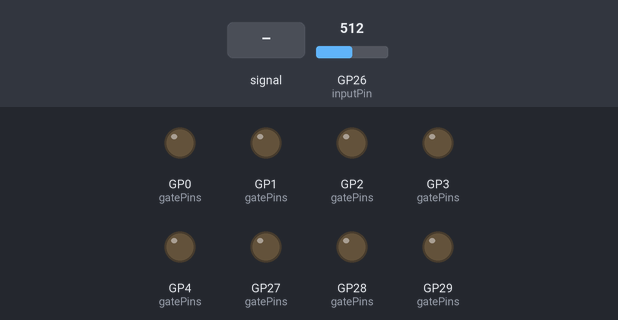
Bench run of a sketch on a simulated Raspberry Pi Pico. On the bench: output pins drawn as LEDs (lit = HIGH). Dashed ring = blinking. Inputs (shaded band) come from the test bench; at power-on: GP26 (inputPin) = 512. What the sketch prints to the serial monitor is not drawn.

Above: at 1.2 s.
1.3 s: GP26 (inputPin) fed a 200 Hz sine of ±81 counts around its level
At 2.2 s:
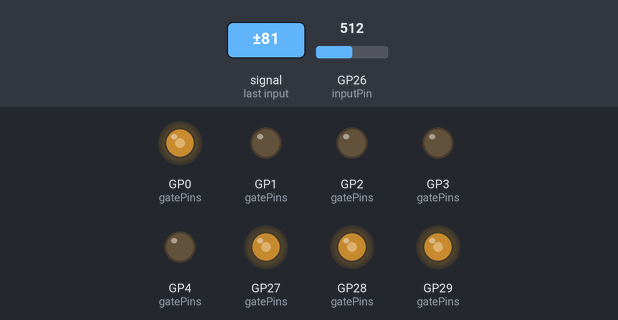
2.8 s: GP26 (inputPin) set to 716
At 3.6 s:
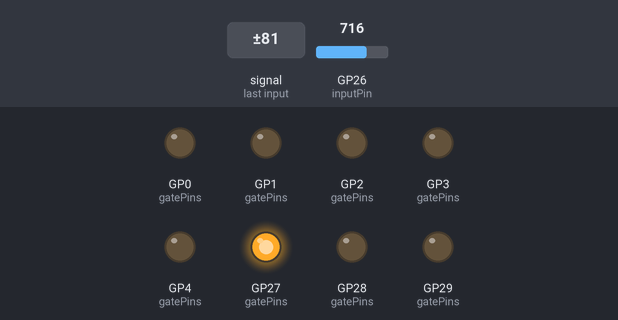
4.3 s: GP26 (inputPin) fed a 1000 Hz sine of ±255 counts around its level
At 5.0 s:
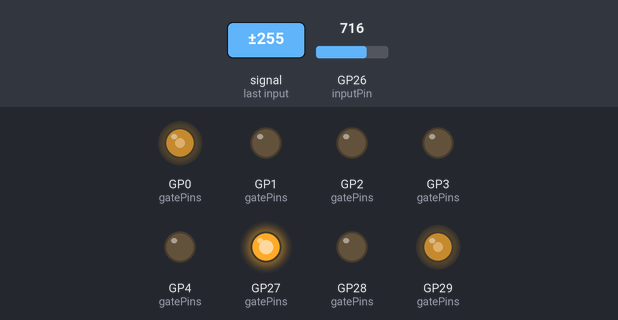
5.8 s: GP26 (inputPin) fed a 2 Hz sine of ±306 counts around its level
At 6.5 s:
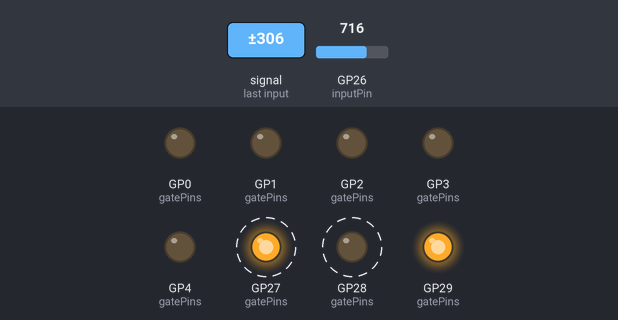
8.8 s: GP26 (inputPin) set to 0
At 9.5 s:
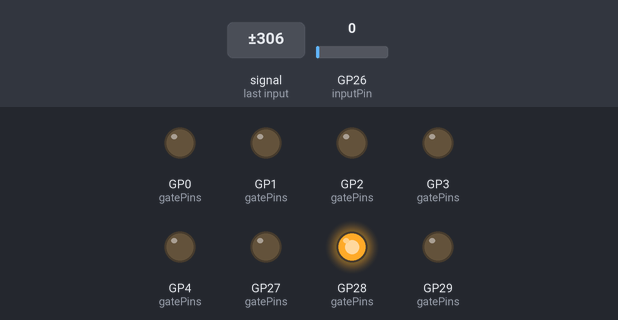
Timing chart, 0 to 11.3 s (numbered marks = the images above; inputs shaded):
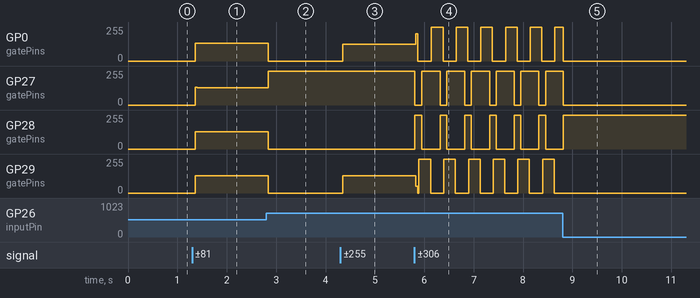

The sketch:

uncertainty-concavity.ino
```cpp
// (licence header left out)
#include <Arduino.h>
#include <vector>
#include <math.h>
#include "hardware/gpio.h"
#include "pico/stdlib.h"
#include "pico/multicore.h"
#include "hardware/adc.h"

using namespace std;

// number of output gates
#define NUM_GATES 8
#define MILLISECONDS_IN_SECOND 1000000.0
#define TARGET_SAMPLE_RATE 40000
#define TIMER_INTERVAL ((int)(MILLISECONDS_IN_SECOND/TARGET_SAMPLE_RATE))
#define SAMPLE_RATE (MILLISECONDS_IN_SECOND/TIMER_INTERVAL)

// ADC input pin
int inputPin = 26;
// hold pins for gates
int gatePins[] = {27,28,29,0,3,4,2,1};

double debugVal = -50;

template <size_t SIZE>
class RingBuffer {
private:
  double _data[SIZE];
  size_t _start = 0;
  size_t _size = 0;

public:
  RingBuffer() {}

  double operator[](int index) const {
    return _data[(_start + index) % SIZE];
  }

  void put(const double& value) {
    if (_size < SIZE) {
      _data[(_start + _size) % SIZE] = value;
      _size += 1;
    }
    else {
      _data[_start] = value;
      _start = (_start + 1) % SIZE;
    }
  }

  double last() const {
    return this->operator[](_size - 1);
  }

  double last(const int i) const {
    return this->operator[](_size - i - 1);
  }

  double average() const {
    double sum = 0.0;
    for (int i=0; i<_size; i++) {
      sum += this->operator[](i);
    }
    return sum / _size;
  }

  int pos_count(const double epsilon, const int sampleCount) const {
    int count = 0;
    for (int i=max(0, _size - sampleCount); i<_size; i++) {
      if (this->operator[](i) > epsilon) {
        count++;
      }
    }
    return count;
  }

  int neg_count(double epsilon, const int sampleCount) const {
    int count = 0;
    for (int i=max(0, _size - sampleCount); i<_size; i++) {
      if (this->operator[](i) < -epsilon) {
        count++;
      }
    }
    return count;
  }

  size_t size() const {
    return _size;
  }

  bool is_full() const {
    return _size == SIZE;
  }

  void clear() {
    _size = 0;
  }
};

// Using FIR filters for both smoothing and derivative calculations
// A gaussian function is used as a smoothing filter (f0), and its derivatives are used to generate derivative filters (f1/f2/f3)
// This performed better than smoothing and then performing derivative calculations using finite difference methods afterward
// see: filter_design.m
#define FILTER_SIZE_0 11
#define FILTER_SIZE_1 11
#define FILTER_SIZE_2 11
#define FILTER_SIZE_3 11
#define FILTER_BUFFER_SIZE FILTER_SIZE_3

class FIRFilter {
private:
  int _length;
  double* _coefficients;

public:
  FIRFilter(const int length, const vector<double> coef) {
    _length = length;
    _coefficients = new double[_length];
    for (int i=0; i<length; i++) {
      _coefficients[i] = coef[i];
    }
  }

  template <size_t S>
  double process(const RingBuffer<S>& signal) {
    static_assert(S >= FILTER_BUFFER_SIZE, "Invalid buffer size.");
    double value = 0.0;
    for (int i=0; i<_length; i++) {
      value += _coefficients[i] * signal.last(i);
    }
    return value;
  }
};

FIRFilter f0(FILTER_SIZE_0, {
  0.022794181, 0.088921617, 0.25634015, 0.54607443, 0.85963276, 1, 0.85963276, 0.54607443, 0.25634015, 0.088921617, 0.022794181
});
FIRFilter f1(FILTER_SIZE_1, {
  0.062683997, 0.19562756, 0.42296125, 0.60068187, 0.47279802, -0, -0.47279802, -0.60068187, -0.42296125, -0.19562756, -0.062683997
});
FIRFilter f2(FILTER_SIZE_2, {
  0.1609839, 0.38591982, 0.56971599, 0.38771284, -0.16977747, -0.5, -0.16977747, 0.38771284, 0.56971599, 0.38591982, 0.1609839
});
/*FIRFilter f3(FILTER_SIZE_3, {
  0.38002173, 0.65339605, 0.51707013, -0.17419774, -0.56617563, 0, 0.56617563, 0.17419774, -0.51707013, -0.65339605, -0.38002173
});*/

// samples of raw input
RingBuffer<FILTER_BUFFER_SIZE> filterSamples;
// samples with DC-offset removed, since the filter don't do a good job of that on their own
// and the derivatives should be operating independently of any offset
RingBuffer<FILTER_BUFFER_SIZE> acSamples;

// min/max number of samples to use for stability calculations
#define STABILITY_MIN 1
#define STABILITY_MAX 128
// for estimating signal frequency
#define FREQUENCY_LOW 0.1
#define FREQUENCY_HIGH 20.0
// slope cutoff for frequency cycle detection
#define FREQUENCY_EPSILON 0.01
// cutoff magnitude for positive or negative
#define EPSILON 0.0001

RingBuffer<STABILITY_MAX> d0;
RingBuffer<STABILITY_MAX> d1;
RingBuffer<STABILITY_MAX> d2;
//RingBuffer<STABILITY_MAX> d3;
int d0_state = 0;
int d1_state = 0;
int d2_state = 0;
//int d3_state = 0;

static double to_double(uint32_t value) {
  double center = 1 << 11;
  return (value - center) / center;
}

// only detect pos/neg when all samples agree (fully stable)
// only switch it off once none of the samples match the current state
static int update_state(const RingBuffer<STABILITY_MAX>& buffer, const int state, const int stabilityThreshold) {
  int posCount = buffer.pos_count(EPSILON, stabilityThreshold);
  int negCount = buffer.neg_count(EPSILON, stabilityThreshold);

  double downPercentage = stabilityThreshold / (4.0*STABILITY_MAX); // ~0 to 0.25
  double upPercentage = 1.0 - downPercentage;
  int stabilityDown = stabilityThreshold * downPercentage;
  int stabilityUp = max(1, stabilityThreshold * upPercentage);

  if (posCount >= stabilityUp) {
    return 1;
  }
  if (negCount >= stabilityUp) {
    return -1;
  }
  if (state == 1 && posCount <= stabilityDown) {
    return 0;
  }
  if (state == -1 && negCount <= stabilityDown) {
    return 0;
  }

  // have a mix of states, keep it as it is
  return state;
}

int stabilityThreshold = STABILITY_MAX;
double estimatedFrequency = FREQUENCY_LOW;

// used to determine when a cycle has completed
bool hasBeenNegative = false;
uint32_t lastTimeDiff = 0;
uint32_t lastNegToPosZeroCrossing = 0;

// degree of DC-removal -- closer to one means cleaner DC removal, but slower reaction time
#define DC_REMOVAL_STRENGTH 0.99999
// these are available elsewhere, but we're caching them as an optimization
double lastSample = 0.0;
double lastAcSample = 0.0;

void core1_entry() {
  // not sure why, but negating these is necessary to give expected result for sine input
  // NOTE: this is not related to running on second core and was present before that change
  d2.put(-f2.process(acSamples));

  d2_state = update_state(d2, d2_state, stabilityThreshold);

  bool equal = (d1_state != 0 && d2_state == d1_state);
  bool notEqual = (d1_state != 0 && d2_state != 0 && d2_state != d1_state);

  gpio_put(gatePins[4], d2_state == 1);
  gpio_put(gatePins[5], d2_state == -1);
  // In initial versions, the final two outputs corresponded to the third derivative of the signal,
  // but the filter for this was particularly inaccurate, often just tracking the
  // first derivative signal.
  //
  // Using comparisons of the first and second derivatives instead often yields much more
  // interesting outputs, both at slow rates (e.g. for rhythms) and at audio-rate.
  gpio_put(gatePins[6], equal);
  gpio_put(gatePins[7], notEqual);
}

static bool audioHandler(struct repeating_timer *t) {
  uint32_t time = micros();
  double sample = to_double(adc_read());

  filterSamples.put(sample);

  // simple DC-removal filter for derivative calculations
  double acSample = sample - lastSample + DC_REMOVAL_STRENGTH * lastAcSample;
  acSamples.put(acSample);
  lastSample = sample;
  lastAcSample = acSample;

  // run half of the filters on the other core
  multicore_reset_core1();
  multicore_launch_core1(core1_entry);

  d0.put(f0.process(filterSamples));
  d1.put(f1.process(acSamples));

  debugVal = d1.last();

  // perform comparisons
  d0_state = update_state(d0, d0_state, stabilityThreshold);
  d1_state = update_state(d1, d1_state, stabilityThreshold);

  // output
  gpio_put(gatePins[0], d0_state == 1);
  gpio_put(gatePins[1], d0_state == -1);
  gpio_put(gatePins[2], d1_state == 1);
  gpio_put(gatePins[3], d1_state == -1);

  // update frequency estimate
  //
  // using 1st derivative going from negative to positive as a sign that a cycle of some sort has completed
  // using derivative ensures that we're not susceptible to any DC offset
  // this should give a decent estimate of the highest frequency component that is large enough to not be smoothed out
  double lastSlope = d1.last();
  if (lastSlope > FREQUENCY_EPSILON && hasBeenNegative) {
    // assume time elapsed is one full period of the highest frequency component
    lastTimeDiff = time - lastNegToPosZeroCrossing;
    lastNegToPosZeroCrossing = time;
    estimatedFrequency = MILLISECONDS_IN_SECOND / lastTimeDiff;
    hasBeenNegative = false;
  }
  else {
    if (lastSlope < -FREQUENCY_EPSILON) {
      hasBeenNegative = true;
    }
    uint32_t timeDiff = time - lastNegToPosZeroCrossing;
    if (timeDiff > lastTimeDiff) {
      // it's been too long, update estimated frequency anyway
      estimatedFrequency = MILLISECONDS_IN_SECOND / timeDiff;
    }
  }

  double frequencyFactor = 1.0 - min(1.0, max(0.0, (estimatedFrequency - FREQUENCY_LOW) / (FREQUENCY_HIGH - FREQUENCY_LOW))); // frequency inverse-lerp
  double lerpFactor = frequencyFactor * frequencyFactor; // quadratic adjustment
  stabilityThreshold = STABILITY_MIN + (STABILITY_MAX - STABILITY_MIN) * lerpFactor; // stability count lerp

  return true;
}

struct repeating_timer _timer_;

void setup() {
  // 2x overclock for MAX POWER
  set_sys_clock_khz(250000, true);

  // initialize ADC
  adc_init();
  adc_gpio_init(inputPin);
  adc_select_input(0);
  gpio_set_pulls(inputPin, false, false);

  // initialize gate out pins
  for (int i=0; i<NUM_GATES; i++) {
    int pin = gatePins[i];
    gpio_init(pin);
    gpio_set_dir(pin, GPIO_OUT);
  }

  // audio callback
  add_repeating_timer_us(-TIMER_INTERVAL, audioHandler, NULL, &_timer_);

  // init serial debugging
  Serial.begin(9600);
}

void loop() {
  Serial.println(debugVal, 6);
  delay(1);
}
```

Measured:
- after the input at 1.3 s, GP0 (gatePins): 0/255 → 132/255 after 0.06 s; GP27 (gatePins), GP28 (gatePins): 0/255 → 128/255 after 0.06 s; GP29 (gatePins): 0/255 → 131/255 after 0.06 s
- after the input at 2.8 s, GP0 (gatePins): 132/255 → 0/255 at once; GP27 (gatePins): 128/255 → 255/255 at once; GP28 (gatePins): 128/255 → 0/255 at once; GP29 (gatePins): 131/255 → 0/255 at once
- after the input at 4.3 s, GP0 (gatePins): 0/255 → 127/255 at once; GP29 (gatePins): 0/255 → 129/255 at once
- after the input at 5.8 s, GP0 (gatePins): 127/255 → 203/255 at once, then repeats every 0.51 s: 0/255 0.28 s, 255/255 0.24 s; GP27 (gatePins): alternates 255/255 for 0.37 s and 0/255 for 0.13 s, starting at once; GP28 (gatePins): alternates 255/255 for 0.13 s and 0/255 for 0.37 s, starting at once
- after the input at 8.8 s, GP27 (gatePins): goes on until 8.8 s, then stays 0/255; GP28 (gatePins): goes on until 8.8 s, then stays 255/255; GP29 (gatePins): stops changing and stays 0/255
